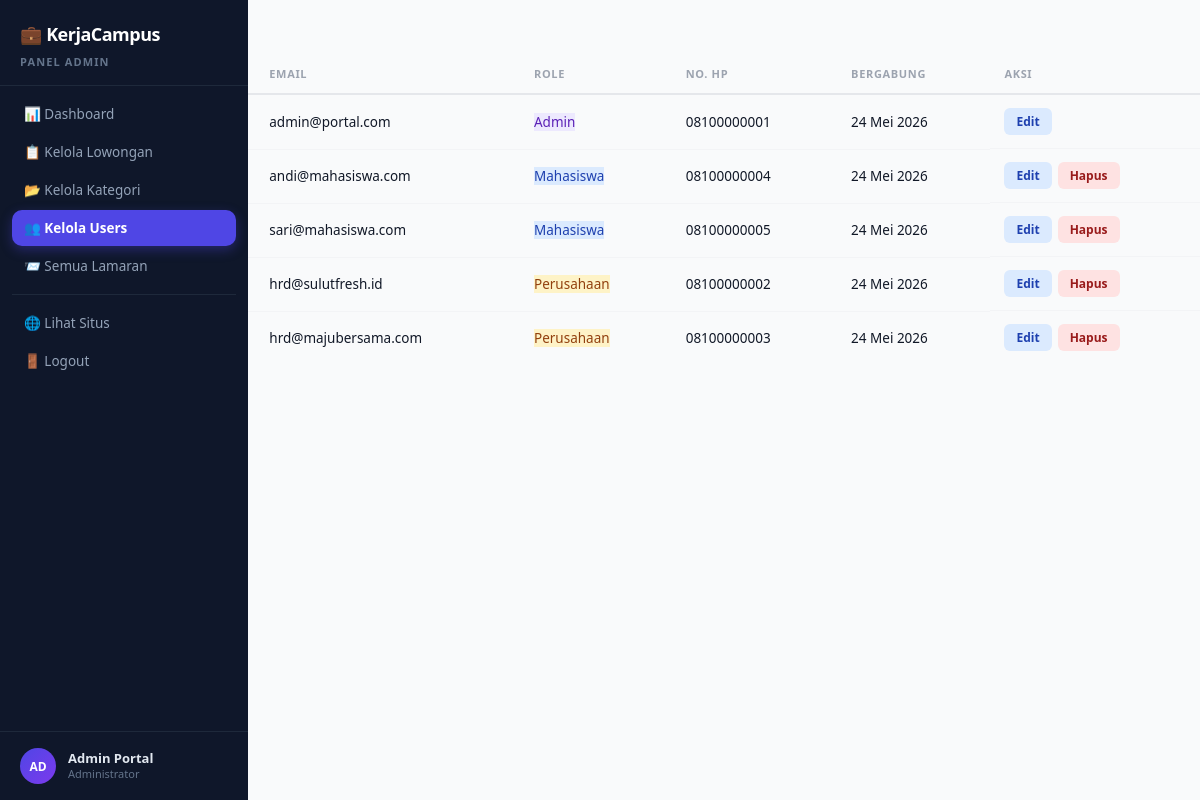
The page /admin/users.php (signed in) on the database its author committed.
### tables this page shows
CREATE TABLE users (
  id         INT AUTO_INCREMENT PRIMARY KEY,
  nama       VARCHAR(100)  NOT NULL,
  email      VARCHAR(100)  NOT NULL UNIQUE,
  password   VARCHAR(255)  NOT NULL,
  role       ENUM('admin','mahasiswa','perusahaan') NOT NULL DEFAULT 'mahasiswa',
  no_hp      VARCHAR(20)   DEFAULT NULL,
  foto       VARCHAR(255)  DEFAULT 'default.png',
  alamat     TEXT          DEFAULT NULL,
  created_at TIMESTAMP     DEFAULT CURRENT_TIMESTAMP
);

### functions.php (called while the page is built, shortened)
<?php
function bersihkan($data) {
    $data = trim($data);
    $data = stripslashes($data);
    $data = htmlspecialchars($data, ENT_QUOTES, 'UTF-8');
    return $data;
}
function query($conn, $sql) {
    $result = mysqli_query($conn, $sql);
    return $result;
}
function ambilSemua($conn, $sql) {
    $result = query($conn, $sql);
    $data = [];
    while ($row = mysqli_fetch_assoc($result)) {
        $data[] = $row;
    }
    return $data;
}
function formatTanggal($tanggal) {
    $bulan = [
        '01'=>'Januari','02'=>'Februari','03'=>'Maret',
        '04'=>'April',  '05'=>'Mei',     '06'=>'Juni',
        '07'=>'Juli',   '08'=>'Agustus', '09'=>'September',
        '10'=>'Oktober','11'=>'November','12'=>'Desember'
    ];
    $parts = explode('-', $tanggal);
    return $parts[2] . ' ' . ($bulan[$parts[1]] ?? $parts[1]) . ' ' . $parts[0];
}

### admin/users.php (the view, shortened to what this page needs)
<?php
require_once __DIR__ . '/../config.php';
require_once __DIR__ . '/../functions.php';
$semuaUsers = ambilSemua($conn, "SELECT * FROM users ORDER BY role, nama");
?>
<!DOCTYPE html><html lang="id"><head>
<link rel="stylesheet" href="../assets/css/dashboard.css">
</head><body>
<?php require_once '../includes/sidebar_admin.php'; ?>
<div class="page-header"><h1>👥 Kelola Users</h1></div>
<div class="table-card">
    <table class="data-table">
        <thead><tr><th>#</th><th>Nama</th><th>Email</th><th>Role</th><th>No. HP</th><th>Bergabung</th><th>Aksi</th></tr></thead>
        <tbody>
        <?php foreach ($semuaUsers as $i => $u): ?>
        <tr>
            <td><?= $i+1 ?></td>
            <td><?= bersihkan($u['nama']) ?></td>
            <td><?= bersihkan($u['email']) ?></td>
            <td>
                <?php
                $roleColor = ['admin'=>'badge-admin','mahasiswa'=>'badge-mhs','perusahaan'=>'badge-prs'];
                $rc = $roleColor[$u['role']] ?? '';
                ?>
                <span class="<?= $rc ?>"><?= ucfirst($u['role']) ?></span>
            </td>
            <td><?= bersihkan($u['no_hp'] ?? '-') ?></td>
            <td><?= formatTanggal(date('Y-m-d', strtotime($u['created_at']))) ?></td>
            <td class="aksi-col">
                <a href="users.php?edit=<?= $u['id'] ?>" class="btn-edit">Edit</a>
                <?php if ($u['id'] != $_SESSION['user_id']): ?>
                <form method="POST" style="display:inline" onsubmit="return confirm('Hapus user ini?')">
                    <button type="submit" class="btn-hapus">Hapus</button>
                </form>
                <?php endif; ?>
            </td>
        </tr>
        <?php endforeach; ?>
        </tbody>
    </table>
</div>
</main></div>
</body></html>

### assets/css/dashboard.css (style rules this page uses)
:root { --primary: #4f46e5; --primary-dark: #4338ca; --primary-light: #ede9fe; --accent: #f59e0b; --success: #10b981; --success-bg: #d1fae5; --danger: #ef4444; --danger-bg: #fee2e2; --warning-bg: #fef3c7; --info-bg: #dbeafe; --text-primary: #111827; --text-secondary:#4b5563; --text-muted: #9ca3af; --bg-white: #ffffff; --bg-light: #f9fafb; --bg-section: #f3f4f6; --border: #e5e7eb; --sidebar-width: 248px; --topbar-height: 62px; --radius-sm: 6px; --radius-md: 10px; --radius-lg: 14px; --radius-full:9999px; --shadow-sm: 0 1px 3px rgba(0,0,0,0.06); --shadow-md: 0 4px 16px rgba(0,0,0,0.08); --transition: 0.2s ease; --font: 'Segoe UI', system-ui, sans-serif; }
*, *::before, *::after { margin:0; padding:0; box-sizing:border-box; }
body { font-family: var(--font); background: var(--bg-light); color: var(--text-primary); min-height: 100vh; }
a { text-decoration: none; color: inherit; }
button { font-family: var(--font); cursor: pointer; }
.page-header { display: flex; justify-content: space-between; align-items: center; margin-bottom: 24px; }
.page-header h1 { font-size: 22px; font-weight: 800; letter-spacing: -0.5px; }
.data-table { width: 100%; border-collapse: collapse; font-size: 13.5px; }
.data-table thead th { background: var(--bg-light); padding: 12px 14px; text-align: left; font-size: 11px; font-weight: 700; text-transform: uppercase; letter-spacing: 0.06em; color: var(--text-muted); border-bottom: 2px solid var(--border); white-space: nowrap; }
.data-table tbody td { padding: 13px 14px; border-bottom: 1px solid var(--bg-section); vertical-align: middle; }
.data-table tbody tr:last-child td { border-bottom: none; }
.aksi-col { white-space: nowrap; display: flex; gap: 6px; align-items: center; }
.btn-edit { font-size: 12px; font-weight: 600; padding: 5px 12px; background: var(--info-bg); color: #1e40af; border-radius: var(--radius-sm); border: none; cursor: pointer; transition: all var(--transition); display: inline-block; }
.btn-hapus { font-size: 12px; font-weight: 600; padding: 5px 12px; background: var(--danger-bg); color: #991b1b; border-radius: var(--radius-sm); border: none; cursor: pointer; transition: all var(--transition); }
.badge-admin { background: #ede9fe; color: #5b21b6; }
.badge-mhs { background: var(--info-bg); color: #1e40af; }
.badge-prs { background: var(--warning-bg); color: #92400e; }

### rows shown on the page
users: email "admin@portal.com", role "Admin", no_hp "08100000001", created_at "24 Mei 2026"
users: email "andi@mahasiswa.com", role "Mahasiswa", no_hp "08100000004", created_at "24 Mei 2026"
users: email "sari@mahasiswa.com", role "Mahasiswa", no_hp "08100000005", created_at "24 Mei 2026"
users: email "hrd@sulutfresh.id", role "Perusahaan", no_hp "08100000002", created_at "24 Mei 2026"
users: email "hrd@majubersama.com", role "Perusahaan", no_hp "08100000003", created_at "24 Mei 2026"

### other values the page prints
APP_NAME "KerjaCampus"
substr($_SESSION['nama'],0,2) "AD"
bersihkan($_SESSION['nama']) "Admin Portal"
